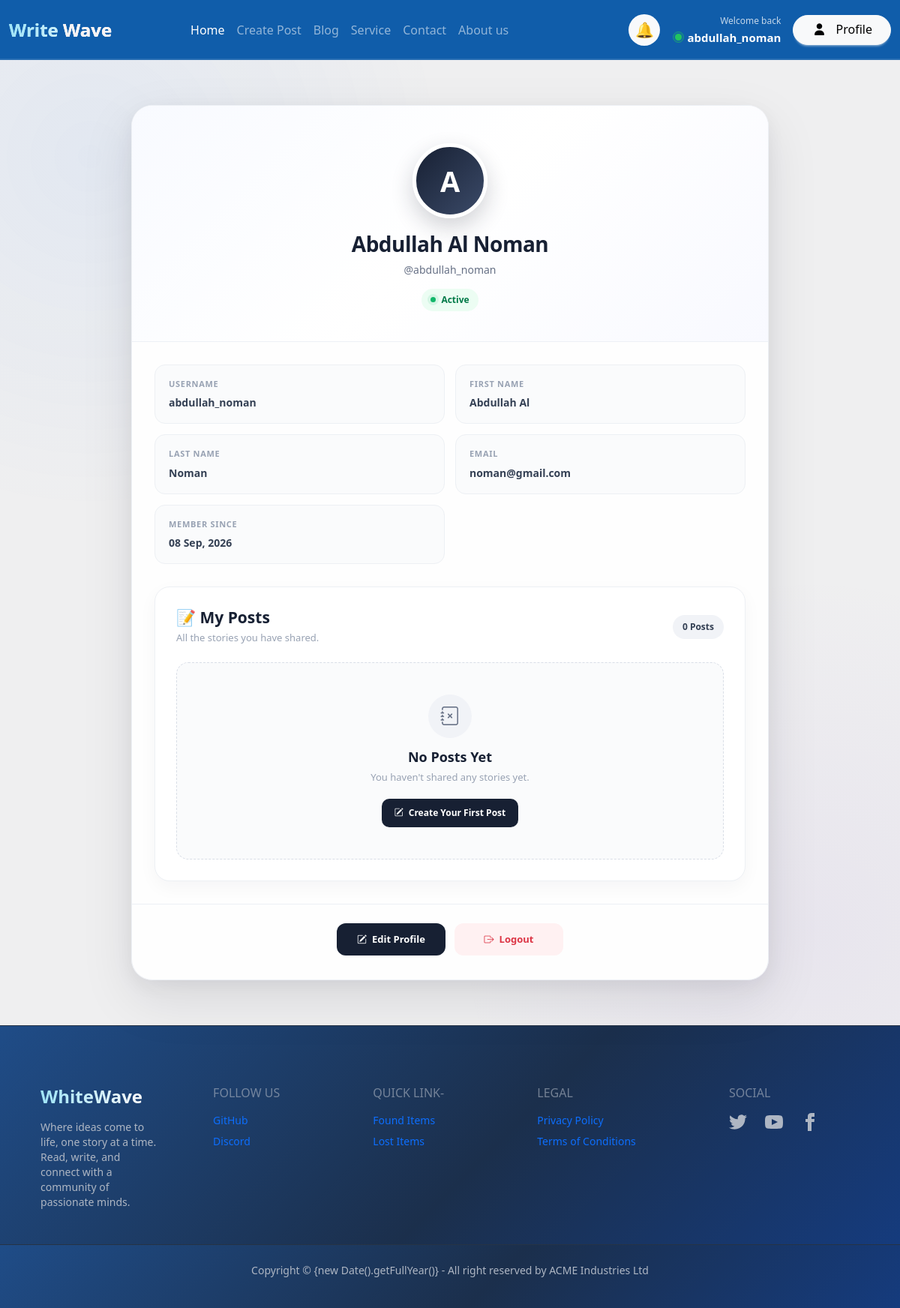
/auth/profile/ (signed in), run on an earlier commit of the app's database.
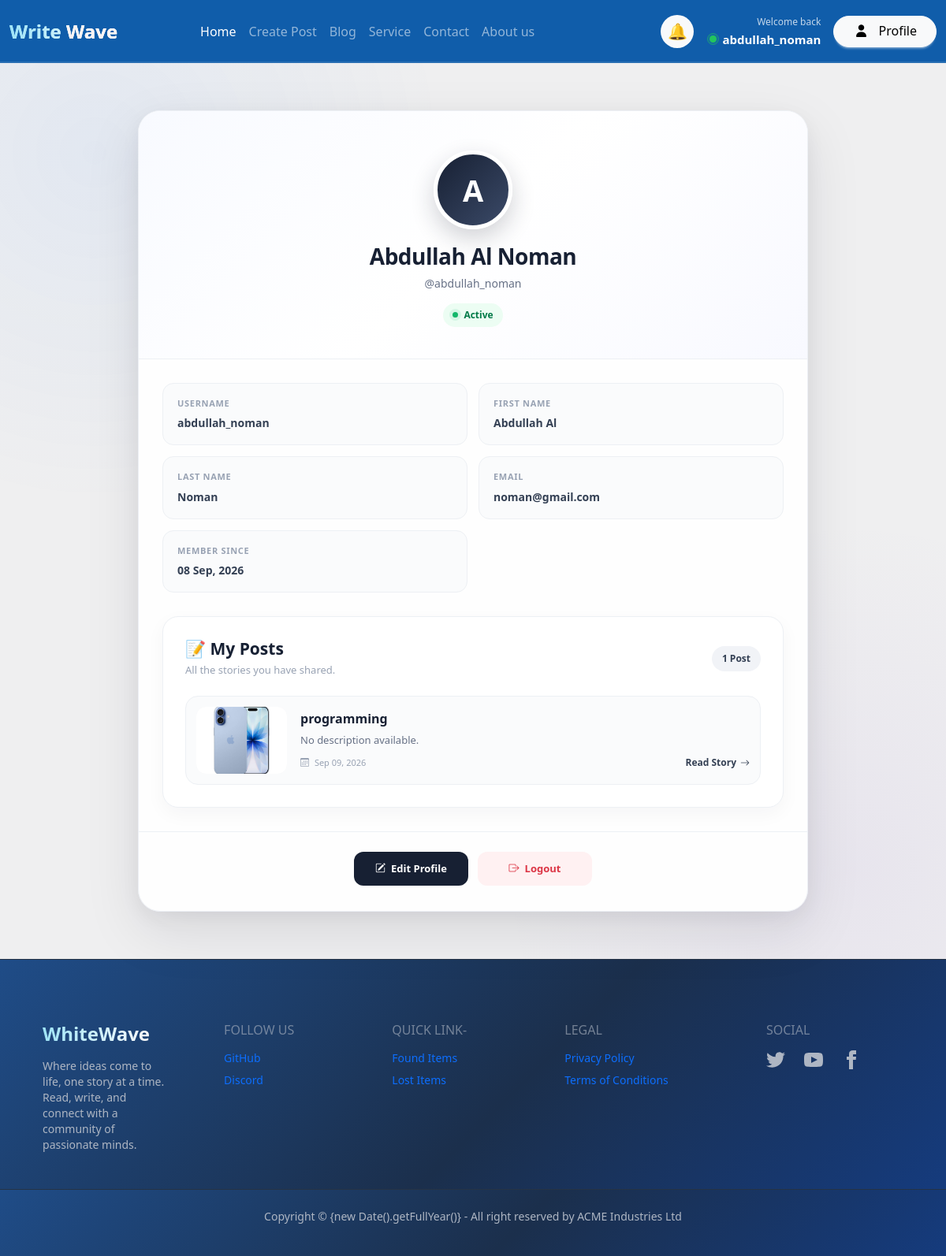
And on a later commit of the database.
### posts/models.py (models this page shows, shortened)
class Post(models.Model):
    author = models.ForeignKey(User, on_delete=models.CASCADE, related_name='posts')
    title = models.CharField(max_length=200)
    content = models.TextField()
    image = models.ImageField(upload_to=student_directory_name, blank=True, null=True)
    tags = models.ManyToManyField(Tags, related_name='posts', blank=True)
    created_at = models.DateTimeField(auto_now_add=True)
    updated_at = models.DateTimeField(auto_now=True)

### authentications/views.py (the view)
# urls.py: path('profile/', views.ProfileView, name='profile'),
@login_required
def ProfileView(request):
    user_posts = Post.objects.filter(
        author=request.user
    ).order_by("-created_at")
    unread_count = Notification.objects.filter(
        recipient=request.user,
        is_read=False
    ).count()
    return render(
        request,
        "authentications/profile.html",
        {
            "user_posts": user_posts,
            "unread_count": unread_count,
        }
    )

### authentications/templates/authentications/profile.html (shortened to what the changed rows need)
{% extends "base.html" %}
{% load static %}
{% block extra_css %}
<link rel="stylesheet"
      href="{% static 'authentications/css/profile.css' %}">
{% endblock extra_css %}
{% block content %}
<div class="profile-page">
    <div class="profile-card">
        <div class="profile-header">
            <h2>
                {{ user.get_full_name|default:user.username }}
            </h2>
        </div>
        <div class="my-posts-section">
            <div class="my-posts-header">
                <div>
                    <h3>
                    </h3>
                    <p>
                    </p>
                </div>
                <span class="post-count">
                    {{ user_posts.count }}
                    {% if user_posts.count == 1 %}
                        Post
                    {% else %}
                        Posts
                    {% endif %}
                </span>
            </div>
            <div class="my-posts-list">
                {% for post in user_posts %}
                    <div class="my-post-item">
                        {% if post.image %}
                            <div class="my-post-image">
                                <img
                                    src="{{ post.image.url }}"
                                    alt="{{ post.title }}"
                                >
                            </div>
                        {% else %}
                            <div class="my-post-image no-image">
                                <i class="bi bi-image"></i>
                            </div>
                        {% endif %}
                        <div class="my-post-content">
                            <h4>
                                {{ post.title }}
                            </h4>
                            {% if post.short_description %}
                                <p>
                                    {{ post.short_description|truncatewords:18 }}
                                </p>
                            {% else %}
                                <p>
                                    No description available.
                                </p>
                            {% endif %}
                            <div class="my-post-meta">
                                <span>
                                    <i class="bi bi-calendar3"></i>
                                    {{ post.created_at|date:"M d, Y" }}
                                </span>
                                <a href="{% url 'post_detail' post.pk %}">
                                    Read Story
                                    <i class="bi bi-arrow-right"></i>
                                </a>
                            </div>
                        </div>
                    </div>
                {% empty %}
                    <div class="no-posts">
                        <div class="no-posts-icon">
                            <i class="bi bi-journal-x"></i>
                        </div>
                        <h4>
                            No Posts Yet
                        </h4>
                        <p>
                            You haven't shared any stories yet.
                        </p>
                        <a href="{% url 'create_post' %}">
                            <i class="bi bi-pencil-square"></i>
                            Create Your First Post
                        </a>
                    </div>
                {% endfor %}
            </div>
        </div>
    </div>
</div>
{% endblock %}

What changed in the data, as far as the page shows it:
added Post: image (picture), title "programming", created_at "Sep 09, 2026"
Also different on the page:
{{ user_posts.count }}: "0" → "1"
text no longer shown: "Posts No Posts Yet You haven't shared any stories yet. Create Your First Post"
text now shown: "Post"
